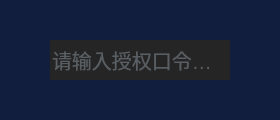
<?xml version="1.0" encoding="UTF-8"?>
<ui version="4.0">
 <class>Form</class>
 <widget class="QWidget" name="Form">
  <property name="geometry">
   <rect>
    <x>0</x>
    <y>0</y>
    <width>280</width>
    <height>120</height>
   </rect>
  </property>
  <property name="minimumSize">
   <size>
    <width>280</width>
    <height>120</height>
   </size>
  </property>
  <property name="maximumSize">
   <size>
    <width>280</width>
    <height>120</height>
   </size>
  </property>
  <property name="windowTitle">
   <string>管理系统</string>
  </property>
  <property name="windowIcon">
   <iconset>
    <normaloff>resources/warehouse.png</normaloff>resources/warehouse.png</iconset>
  </property>
  <property name="autoFillBackground">
   <bool>true</bool>
  </property>
  <widget class="QLabel" name="label">
   <property name="enabled">
    <bool>true</bool>
   </property>
   <property name="geometry">
    <rect>
     <x>0</x>
     <y>0</y>
     <width>280</width>
     <height>120</height>
    </rect>
   </property>
   <property name="styleSheet">
    <string notr="true">*{	
	background: rgb(17, 30, 61);
}</string>
   </property>
   <property name="text">
    <string/>
   </property>
   <property name="scaledContents">
    <bool>true</bool>
   </property>
   <property name="openExternalLinks">
    <bool>false</bool>
   </property>
  </widget>
  <widget class="QLineEdit" name="lineEdit">
   <property name="geometry">
    <rect>
     <x>50</x>
     <y>40</y>
     <width>180</width>
     <height>40</height>
    </rect>
   </property>
   <property name="tabletTracking">
    <bool>false</bool>
   </property>
   <property name="layoutDirection">
    <enum>Qt::LeftToRight</enum>
   </property>
   <property name="autoFillBackground">
    <bool>false</bool>
   </property>
   <property name="styleSheet">
    <string notr="true">*{	
	font-family:黑体;
	font-size:20px;
	color: rgb(255,255,255);
	font-size:18px;
}
QLineEdit{
	color:#8d98a1;
	background-color:rgb(37, 37, 37);
	font-size:20px;
	border-style:outset;
}</string>
   </property>
   <property name="inputMask">
    <string/>
   </property>
   <property name="text">
    <string notr="true"/>
   </property>
   <property name="maxLength">
    <number>12</number>
   </property>
   <property name="frame">
    <bool>true</bool>
   </property>
   <property name="echoMode">
    <enum>QLineEdit::Password</enum>
   </property>
   <property name="alignment">
    <set>Qt::AlignLeading|Qt::AlignLeft|Qt::AlignVCenter</set>
   </property>
   <property name="dragEnabled">
    <bool>false</bool>
   </property>
   <property name="readOnly">
    <bool>false</bool>
   </property>
   <property name="placeholderText">
    <string>请输入授权口令…</string>
   </property>
  </widget>
 </widget>
 <resources/>
 <connections/>
</ui>
